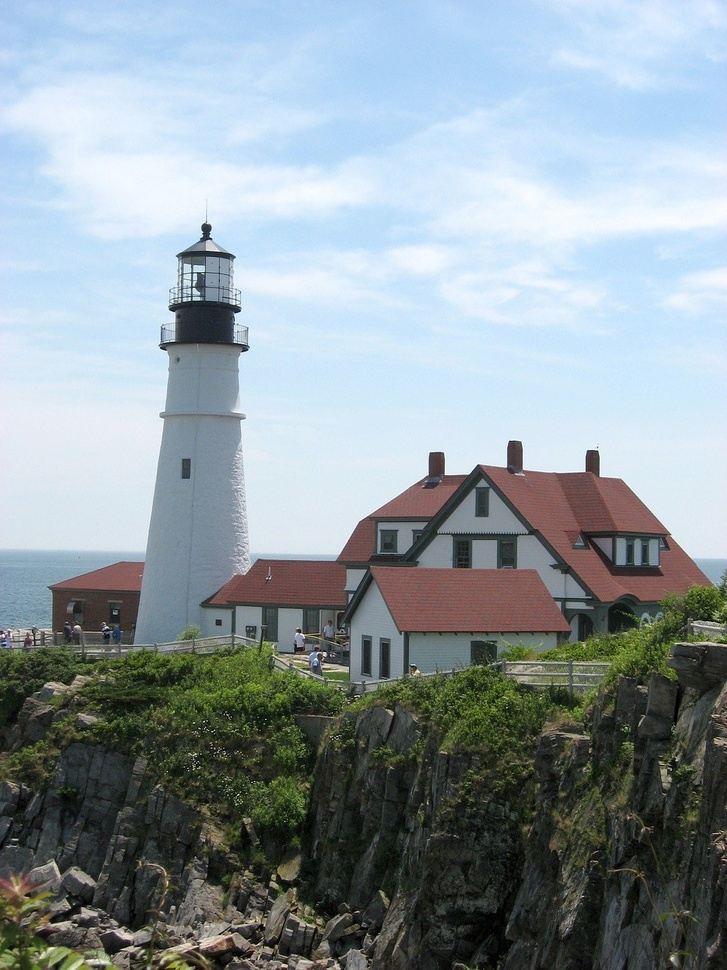
//> input picture images/pic/2019101203383336641.jpg, 727 x 970 px, shrunk from 960 x 1280 before the run, given in place of vtest.avi, which was not available
$ ./meanshift   (built with g++ and OpenCV 4)
//> lines starting //> are read from the running program, lines starting //| are printed output that depends on the picture; after the words box and inside, x2 and y2 are one past the last pixel; in counts of white or black regions, pixels touching at a corner belong together; pictures that were not available may be replaced by others from this repository, and a replacement may not be noted
//********************
// Author:  yh
// MeanShift object tracking:
//  Workflow: fixed window in first frame -> compute target H-channel histogram ->
//            back-project + meanShift iterate per frame
//  Difference from CamShift: window size is fixed and does not output a rotated rectangle
//  Official example: tutorial_code/video/meanshift/meanshift.cpp
//********************
#include <opencv2/opencv.hpp>
#include <opencv2/video.hpp>
#include <iostream>

using namespace cv;
using namespace std;

int main(int argc, char **argv) {
    String videoName("../data/vtest.avi");
    if (argc > 1) videoName = argv[1];

    VideoCapture capture(videoName);
    if (!capture.isOpened()) { cout << "无法打开视频" << endl; return -1; }

    Mat frame;
    capture >> frame;
//> frame is the input picture: 970 rows x 727 cols, CV_8UC3; mean B, G, R 158.4, 152.9, 140.7
    if (frame.empty()) return -1;

    // Initial tracking window (hardcoded position; could be mouse-selected in practice)
    Rect track_window(300, 200, 100, 50);

    // 1. Build the target color model (H-channel histogram) from the window in the first frame
    Mat roi = frame(track_window);
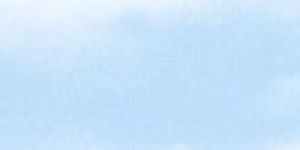
//> roi: 50 rows x 100 cols, CV_8UC3 (shown 3 times larger); mean B, G, R 251, 227.4, 199.2
    Mat hsv_roi, mask;
    cvtColor(roi, hsv_roi, COLOR_BGR2HSV);
//> hsv_roi: 50 rows x 100 cols, CV_8UC3; mean H, S, V 103.6, 52.7, 251
    // Filter low-saturation / low-brightness pixels to reduce background interference
    inRange(hsv_roi, Scalar(0, 60, 32), Scalar(180, 255, 255), mask);
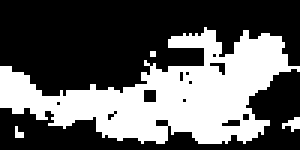
//> mask: 50 rows x 100 cols, CV_8UC1 (shown 3 times larger); 37.2% white; 4 white regions (3 under 20 px), largest, box (x1, y1, x2, y2) and area: (0, 9, 100, 48) 1833

    float range_[] = {0, 180};
    const float *range[] = {range_};
    Mat roi_hist;
    int histSize[] = {180};
    int channels[] = {0};   // Use only the H channel
    calcHist(&hsv_roi, 1, channels, mask, roi_hist, 1, histSize, range);
//> roi_hist = 180 values, max 876 at index 103, min 0 at index 0, mean 10.34
    normalize(roi_hist, roi_hist, 0, 255, NORM_MINMAX);
//> roi_hist = 180 values, max 255 at index 103, min 0 at index 0, mean 3.01

    // 2. Per frame: back-project + meanShift iterate
    TermCriteria term_crit(TermCriteria::EPS | TermCriteria::COUNT, 10, 1);
    while (true) {
        capture >> frame;
        if (frame.empty()) break;

        Mat hsv, dst;
        cvtColor(frame, hsv, COLOR_BGR2HSV);
//> hsv: 970 rows x 727 cols, CV_8UC3; mean H, S, V 80.3, 53, 165.6
        calcBackProject(&hsv, 1, channels, roi_hist, dst, range);  // probability map
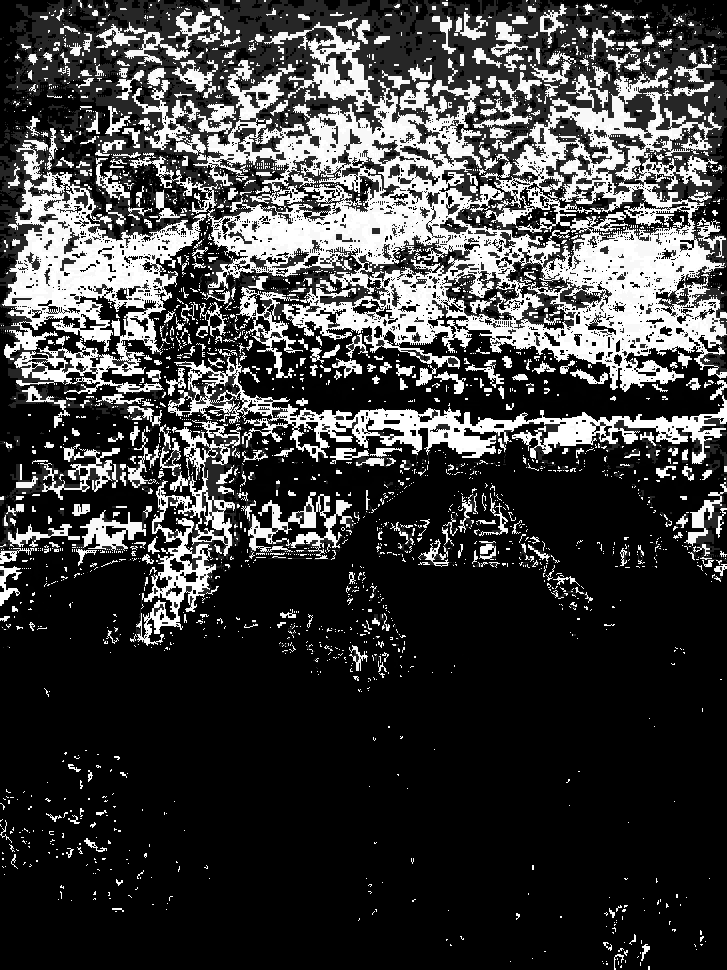
//> dst: 970 rows x 727 cols, CV_8UC1; min 0, max 255, mean 61.5

        // Mean shift: iterate the window toward the centroid of the probability map (fixed window size)
        meanShift(dst, track_window, term_crit);
//> track_window = Rect(310, 203, 100, 50)

        rectangle(frame, track_window, Scalar(0, 255, 0), 2);
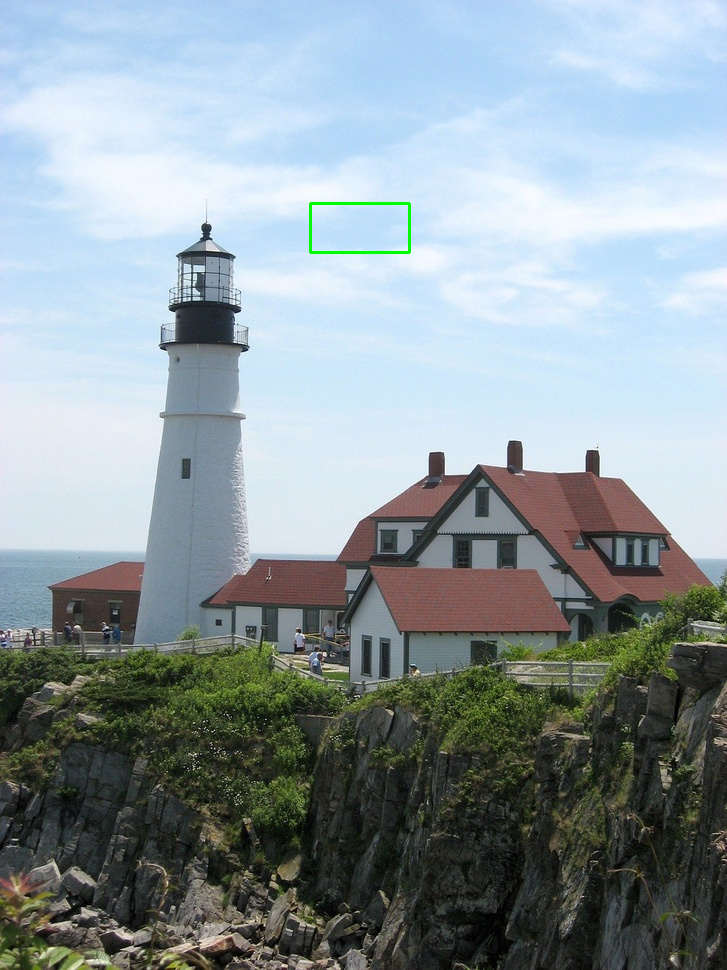
//> frame: 970 rows x 727 cols, CV_8UC3; 0.13% of pixels changed, all inside (x1, y1, x2, y2) = (309, 202, 411, 254)
        imshow("meanshift", frame);
        if (waitKey(30) == 27) break;
//> the Esc key is pressed
    }
    return 0;
}

$ run again, on images/pic/201910282300503083.jpg
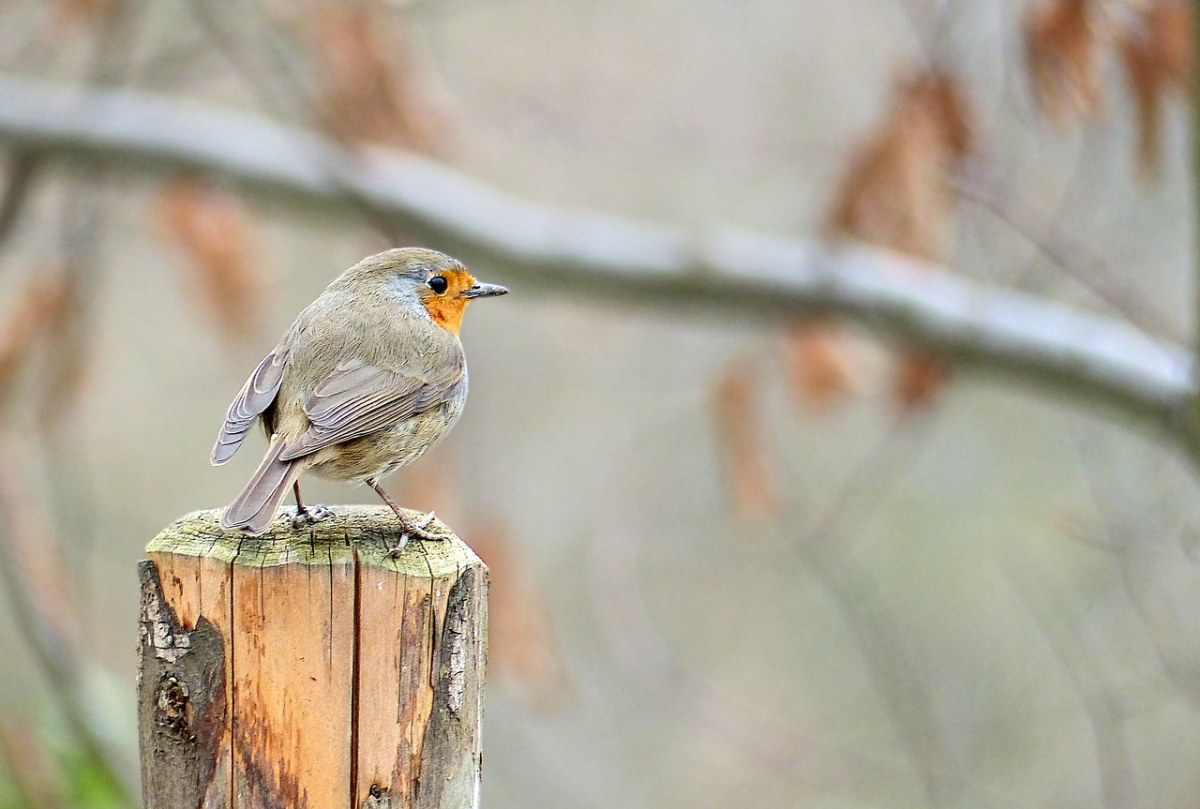
//> input picture images/pic/201910282300503083.jpg, 1200 x 809 px, given in place of vtest.avi, which was not available
//> frame is the input picture: 809 rows x 1200 cols, CV_8UC3; mean B, G, R 151.5, 167.3, 175
//> hsv_roi: 50 rows x 100 cols, CV_8UC3; mean H, S, V 26.5, 47.7, 138.1
//> `inRange(hsv_roi, Scalar(0, 60, 32), Scalar(180, 255, 255), mask);`:
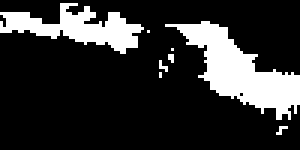
//> mask: 50 rows x 100 cols, CV_8UC1 (shown 3 times larger); 19.2% white; 8 white regions (6 under 20 px), largest, box (x1, y1, x2, y2) and area: (55, 7, 100, 40) 579, (0, 1, 48, 18) 362
//> `calcHist(&hsv_roi, 1, channels, mask, roi_hist, 1, histSize, range);`: roi_hist = 180 values, max 159 at index 33, min 0 at index 0, mean 5.34
//> `normalize(roi_hist, roi_hist, 0, 255, NORM_MINMAX);`: roi_hist = 180 values, max 255 at index 33, min 0 at index 0, mean 8.57
//> hsv: 809 rows x 1200 cols, CV_8UC3; mean H, S, V 30.5, 39.1, 176.9
//> track_window = Rect(277, 187, 100, 50)
//> `rectangle(frame, track_window, Scalar(0, 255, 0), 2);`:
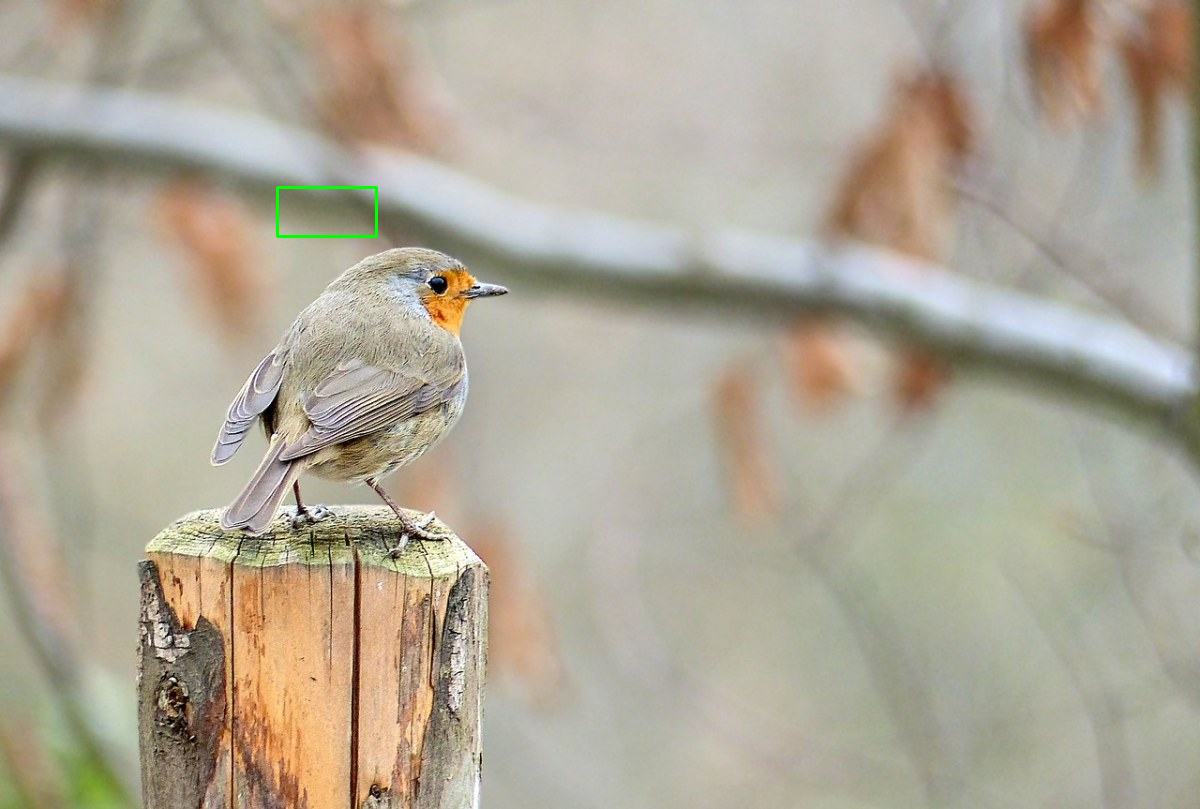
//> frame: 809 rows x 1200 cols, CV_8UC3; 0.09% of pixels changed, all inside (x1, y1, x2, y2) = (276, 186, 378, 238)

$ run again, on images/pic/3.jpg
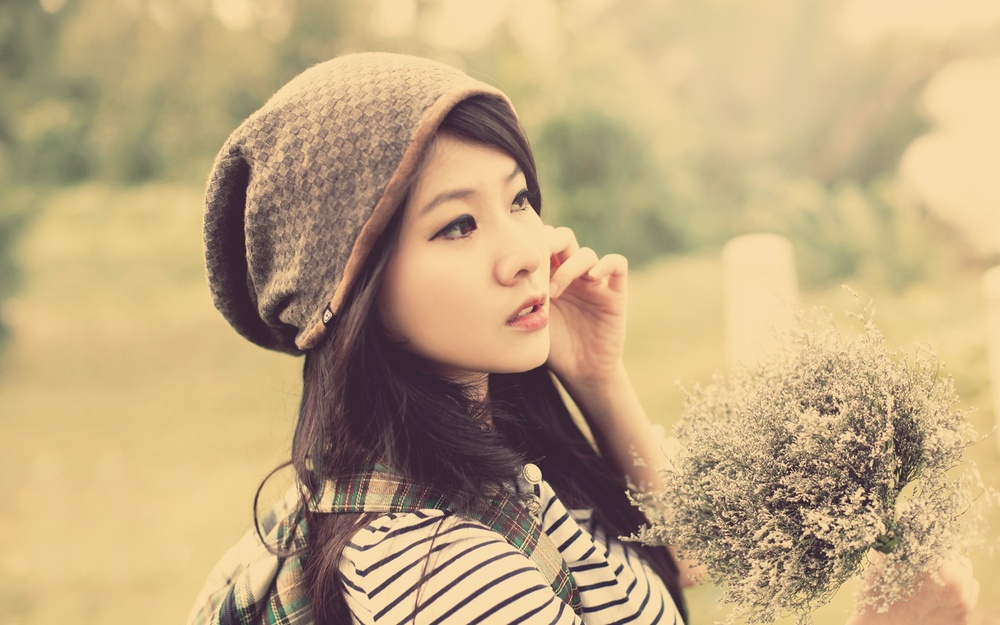
//> input picture images/pic/3.jpg, 1000 x 625 px, shrunk from 1920 x 1200 before the run, given in place of vtest.avi, which was not available
//> frame is the input picture: 625 rows x 1000 cols, CV_8UC3; mean B, G, R 127.4, 167, 192
//> hsv_roi: 50 rows x 100 cols, CV_8UC3; mean H, S, V 36.7, 74, 134.5
//> `inRange(hsv_roi, Scalar(0, 60, 32), Scalar(180, 255, 255), mask);`:
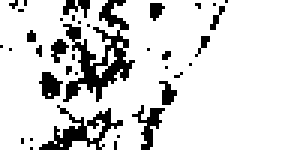
//> mask: 50 rows x 100 cols, CV_8UC1 (shown 3 times larger); 85.1% white; black in thin lines or dots, all inside (x1, y1, x2, y2) = (0, 0, 76, 50)
//> `calcHist(&hsv_roi, 1, channels, mask, roi_hist, 1, histSize, range);`: roi_hist = 180 values, max 524 at index 11, min 0 at index 18, mean 23.64
//> `normalize(roi_hist, roi_hist, 0, 255, NORM_MINMAX);`: roi_hist = 180 values, max 255 at index 11, min 0 at index 18, mean 11.51
//> hsv: 625 rows x 1000 cols, CV_8UC3; mean H, S, V 34.3, 85.1, 192
//> track_window = Rect(270, 186, 100, 50)
//> `rectangle(frame, track_window, Scalar(0, 255, 0), 2);`:
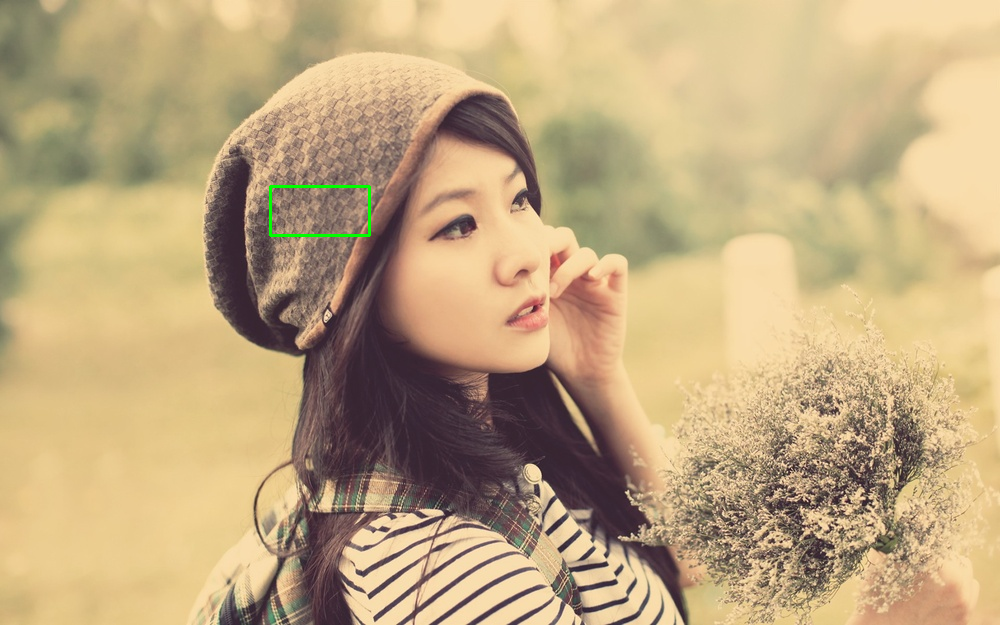
//> frame: 625 rows x 1000 cols, CV_8UC3; 0.14% of pixels changed, all inside (x1, y1, x2, y2) = (269, 185, 371, 237)
